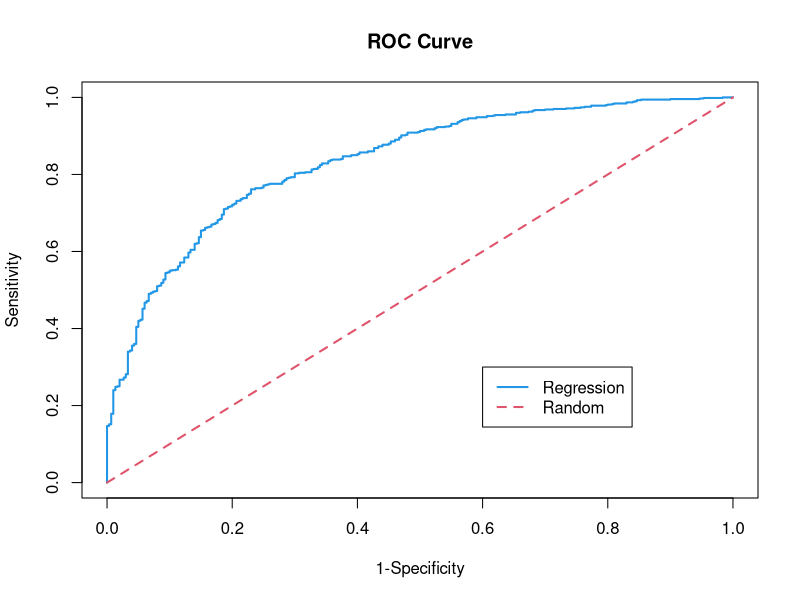
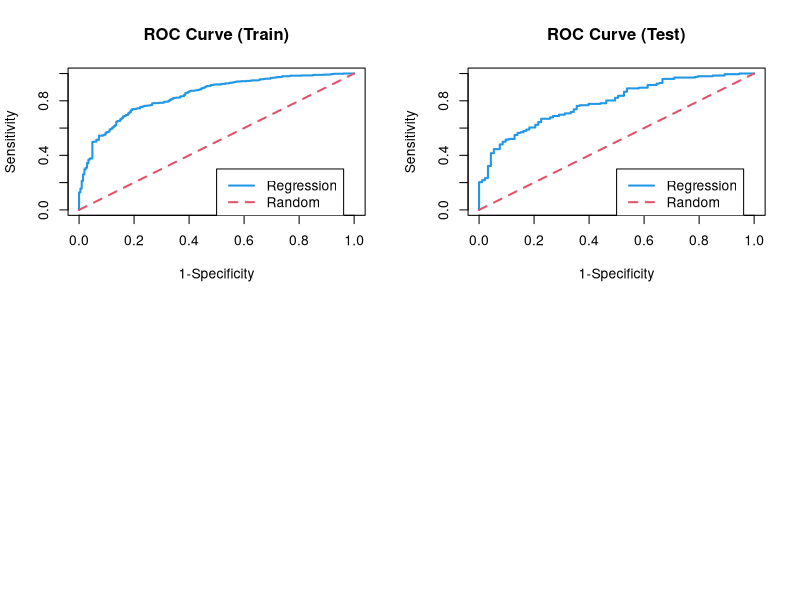

The R source for these figures, in order:
#########################################################
#
# Lab: Logistic regresssion model with German Credit Data 
#
#########################################################


## Data reading

german = read.table("germandata.txt",header=T) 
german$y = ifelse(german$y=="good", 1, 0)
german$y = factor(german$y)

sum(is.na(german))

#german = na.omit(german) #can remove the cases with missing values if any


## Model fitting

fit = glm(y ~., data = german, family = binomial(link = "logit"))
summary(fit)

fit2 = step(fit, direction = "both")
fit2$anova
summary(fit2)


## Predicting

fit2.pred = predict(fit2, newdata = german, type = "response") 

cutoff = 0.5
fit2.yhat = ifelse(fit2.pred <= cutoff, 0, 1)

ctable = table(german$y, fit2.yhat,  dnn = c("Actual", "Predicted"))  
ctable


## Evaluating

miss.err = 1-sum(diag(ctable))/sum(ctable) # Misclassification Rate
miss.err

pred.acc = 1 - miss.err #Prediction Accuracy
pred.acc  

diag(ctable)[2]/apply(ctable, 1, sum)[2] # Sensitivity
diag(ctable)[1]/apply(ctable, 1, sum)[1] # Specificity


## ROC and AUC

#install.packages("ROCR")
library(ROCR)

fit.pred = predict(fit, newdata =  german, type = "response") 
pred = prediction(fit.pred, german$y)

perf = performance(pred, "tpr","fpr")
plot(perf, col = 4, lwd = 2, xlab = "1-Specificity", ylab = "Sensitivity", main = "ROC Curve") #ROC
lines(x = c(0,1), y = c(0,1), col = 2, lty = 2, lwd = 2)
legend(0.6, 0.3, legend = c("Regression","Random"), col = c(4,2), lty = c(1,2), lwd = 2)

performance(pred, "auc")@y.values #AUC



###########################################
# Computing the test error by paritioning


## Data partitioning

set.seed(123)
V = 2
n =  NROW(german)
id = sample(1:V, n, prob = c(0.7,0.3), replace = T) # Partitioning 7:3
ii = which(id==1)
german.train = german[ ii,]
german.test  = german[-ii,]


## Model fitting

fit = glm(y ~., data = german.train, family = binomial(link = "logit"))
summary(fit)

fit2 = step(fit, direction = "both")
fit2$anova
summary(fit2)


## Predicting

fit2.pred = predict(fit2, newdata =  german.test, type = "response") 

cutoff = 0.5
fit2.yhat = ifelse(fit2.pred <= cutoff, 0, 1)

ctable = table(german.test$y, fit2.yhat,  dnn = c("Actual", "Predicted")) 
ctable


## Evaluating

miss.err = 1-sum(diag(ctable))/sum(ctable) # Misclassification Rate
miss.err

pred.acc = 1 - miss.err #Prediction Accuracy
pred.acc  

diag(ctable)[2]/apply(ctable, 1, sum)[2] # Sensitivity
diag(ctable)[1]/apply(ctable, 1, sum)[1] # Specificity


## ROC and AUC

library(ROCR)
par(mfrow = c(2,2))

fit.pred = predict(fit, newdata = german.train, type = "response") 
pred = prediction(fit.pred, german.train$y)

perf = performance(pred, "tpr","fpr")
plot(perf, col = 4, lwd = 2, xlab = "1-Specificity", ylab = "Sensitivity", main = "ROC Curve (Train)") #ROC
lines(x = c(0,1), y = c(0,1), col = 2, lty = 2, lwd = 2)
legend(0.5, 0.3, legend = c("Regression","Random"), col = c(4,2), lty = c(1,2), lwd = 2)

performance(pred, "auc")@y.values #AUC


fit.pred = predict(fit, newdata = german.test, type = "response") 
pred = prediction(fit.pred, german.test$y)

perf = performance(pred, "tpr","fpr")
plot(perf, col = 4, lwd = 2, xlab = "1-Specificity", ylab = "Sensitivity", main = "ROC Curve (Test)") #ROC
lines(x = c(0,1), y = c(0,1), col = 2, lty = 2, lwd = 2)
legend(0.5, 0.3, legend = c("Regression","Random"), col = c(4,2), lty = c(1,2), lwd = 2)

performance(pred, "auc")@y.values #AUC



##########################
# Computing the CV error

cutoff = 0.5

V = 10 #V-fold CV
miss.err.train = 0
miss.err.test = 0

set.seed(1234)
id = sample(1:V, nrow(german), replace = T)

for(i in 1:V) {
  
  print(i)

  ## Data Partitioning 

  german.train = german[id != i,] 
  german.test  = german[id == i,] 
  
  ## Fitting

  fit = glm(y ~ ., data = german.train, family = binomial(link = "logit"))
  fit2 = step(fit, direction="both", trace=FALSE) #Stepwise variable selection
  
  ## Predicting and Evaluating
  
  pred.test = predict(fit2, newdata=german.test, type="response")
  yhat.test = ifelse(pred.test<= cutoff, 0, 1)
  miss.err.test = miss.err.test + mean(german.test$y != yhat.test)
  
}

cv.err.test = miss.err.test/V; cv.err.test # CV test error


#END
